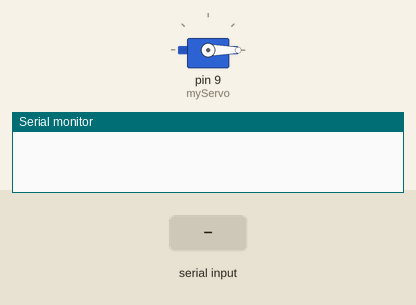
The sketch below on a simulated Arduino Uno, built with avr-gcc and run on an emulated ATmega328P. On the bench: servo, the last lines printed to the serial monitor. Inputs (shaded band) come from the test bench.

Above: at 1.2 s.
1.3 s: "SWEEP\n" received over Serial
At 2.07 s:
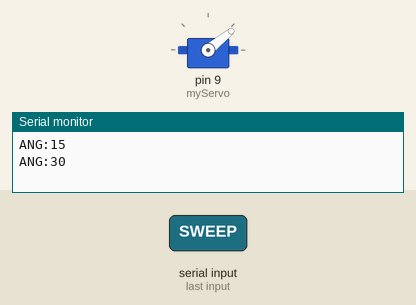
At 2.67 s:
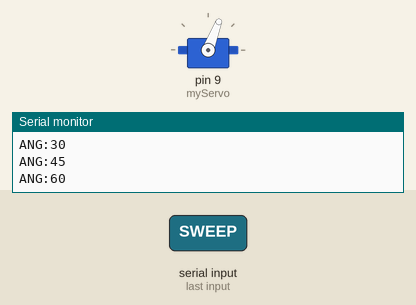
Timing chart, 0 to 6.4 s (numbered marks = the images above; inputs shaded):
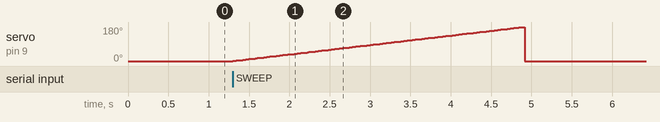

Measured:
- after the input at 1.3 s, servo on pin 9 (myServo): rises from 0° to 180° in 3.6 s, then falls to 0° in 0.04 s

The sketch:

serial_report_96.ino
```cpp
// snippet: serial_report_96
// tags: serial, report, uart, servo
// boards: avr, megaavr, nano33iot, rp2040
// not-tags: romi32u4
// library: Servo
// description: On SWEEP command, sweep servo on pin 9 from 0 to 180 over 3 seconds using millis, report angle ev…
// prompts: sweep, command, sweep, servo, seconds, report
// verified: compile-only
// source: kd-generated (id 96)
// exact-include: Servo.h

#include <Servo.h>

Servo myServo;
int sweepAngle = 0;
bool sweeping = false;

void setup() {
  Serial.begin(115200);
  myServo.attach(9);
  myServo.write(0);
}

void loop() {
  if (Serial.available()) {
    String command = Serial.readStringUntil('\n');
    command.trim();  // trim CRLF — without this, "SWEEP\r\n" never matches "SWEEP"
    if (command == "SWEEP") {
      sweeping = true;
    }
  }

  if (sweeping) {
    static unsigned long t = 0;
    if (millis() - t < 20) return;  // 50 Hz
    t = millis();

    sweepAngle += 1;
    if (sweepAngle > 180) {
      sweeping = false;
      sweepAngle = 0;
    }
    myServo.write(sweepAngle);

    if (sweepAngle % 15 == 0) {
      Serial.print("ANG:"); Serial.println(sweepAngle);
    }
  }
}
```
